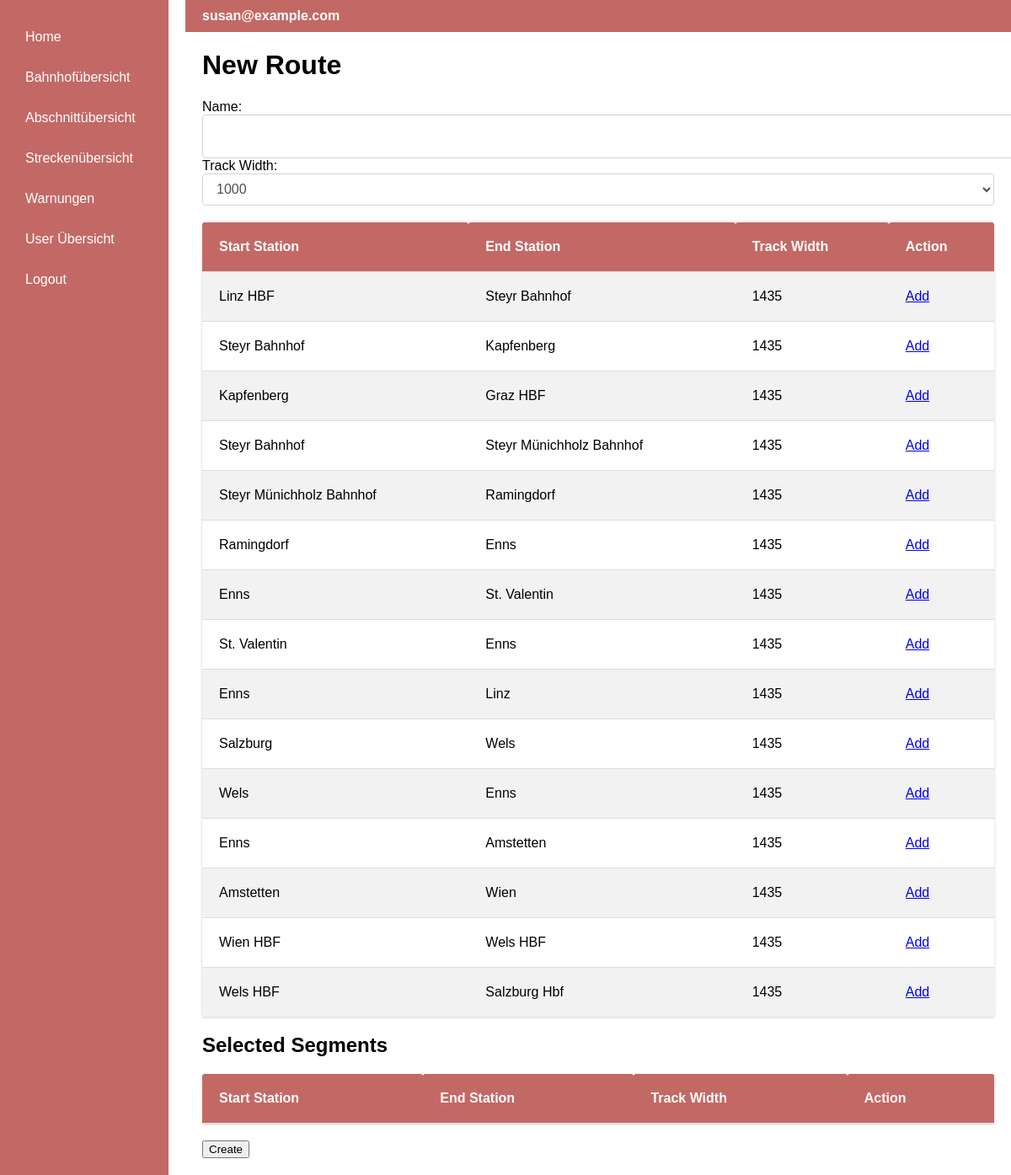
The app's page /routeNew (signed in) with its own data.
### app/models.py (models this page shows, shortened)
class User(UserMixin, db.Model):
    id: so.Mapped[int] = so.mapped_column(primary_key=True)
    username: so.Mapped[str] = so.mapped_column(sa.String(64), index=True,
                                                unique=True)
    email: so.Mapped[str] = so.mapped_column(sa.String(120), index=True,
                                             unique=True)
    password_hash: so.Mapped[Optional[str]] = so.mapped_column(sa.String(256))
    isAdmin = db.Column(db.Boolean, default=False)
    address_id = db.Column(db.Integer, db.ForeignKey('address.id', name='fk_user_address_id'))
    address = db.relationship('Address', backref='user', uselist=False)

class Segment(db.Model):
    id = db.Column(db.Integer, primary_key=True, autoincrement=True)
    startStation = db.Column(db.Integer, db.ForeignKey('station.id', name='fk_segment_start'))
    endStation = db.Column(db.Integer, db.ForeignKey('station.id', name='fk_segment_end'))
    trackWidth = db.Column(db.Integer)
    length = db.Column(db.Double)
    maxSpeed = db.Column(db.Integer)
    price = db.Column(db.Double)
    warnings = db.relationship("Warning")

class Station(db.Model):
    id = db.Column(db.Integer, primary_key=True, autoincrement=True)
    name = db.Column(db.String(140))
    address_id = db.Column(db.Integer, db.ForeignKey('address.id', name='fk_station_address_id'))
    address = db.relationship("Address")
    xcoord = db.Column(db.String(140))
    ycoord = db.Column(db.String(140))

### app/routes.py (the view, shortened to what this page needs)
@app.route('/routeNew', methods=['GET', 'POST'])
@app.route('/routeNew/<int:segment_id>', methods=['GET', 'POST'])
@login_required
def routeNew(segment_id=None):
    StartStation = aliased(Station)
    EndStation = aliased(Station)
    if 'selected_segments' not in session:
        session['selected_segments'] = []
    remove = request.args.get('remove', default=False, type=bool)
    if (request.method == 'GET'):
        if segment_id:
            if remove:
                session['selected_segments'].remove(segment_id)
                session.modified = True
            else:
                segment = Segment.query.get(segment_id)
                if segment:
                    session['selected_segments'].append(segment_id)
                    session.modified = True
    if session['selected_segments']:
        last_added_segment = Segment.query.get(session['selected_segments'][-1])
        segments = db.session.query(
            Segment,
            StartStation.name.label('start_station_name'),
            EndStation.name.label('end_station_name')
        ).join(
            StartStation, Segment.startStation == StartStation.id
        ).join(
            EndStation, Segment.endStation == EndStation.id
        ).filter(
            Segment.startStation == last_added_segment.endStation,
            Segment.trackWidth == last_added_segment.trackWidth
        ).all()
    else:
        segments = db.session.query(
            Segment,
            StartStation.name.label('start_station_name'),
            EndStation.name.label('end_station_name')
        ).join(
            StartStation, Segment.startStation == StartStation.id
        ).join(
            EndStation, Segment.endStation == EndStation.id
        ).all()
    new_route = Route()
    form = RouteForm(obj=new_route)
    selected_segments = [db.session.query(
        Segment,
        StartStation.name.label('start_station_name'),
        EndStation.name.label('end_station_name')
    ).join(
        StartStation, Segment.startStation == StartStation.id
    ).join(
        EndStation, Segment.endStation == EndStation.id
    ).filter(
        Segment.id == id
    ).first() for id in session['selected_segments']]
    return render_template('route_new.html', form=form, segments=segments, selected_segments=selected_segments)

### app/forms.py (shortened to what this page needs)
class RouteForm(FlaskForm):
    name = StringField('Route Name', validators=[DataRequired()])
    startStation = SelectField('Start Station', coerce=int, validators=[DataRequired()])
    endStation = SelectField('End Station', coerce=int, validators=[DataRequired()])
    trackWidth = SelectField('Track Width', choices=[('1000', '1000'), ('1435', '1435')], coerce=int)
    submit = SubmitField('Submit')
    def __init__(self, *args, **kwargs):
        super(RouteForm, self).__init__(*args, **kwargs)
        self.startStation.choices = [(station.id, station.name) for station in Station.query.all()]
        self.endStation.choices = [(station.id, station.name) for station in Station.query.all()]

### app/models.py (called while the page is built)
@login.user_loader
def load_user(id):
    return db.session.get(User, int(id))

### app/templates/route_new.html (shortened to what this page needs)
{% extends "base.html" %}
{% block content %}
    <h1>New Route</h1>
    <form method="POST">
        <label for="name">Name:</label>
        {{ form.name(class="form-control") }}
        <label for="trackWidth">Track Width:</label>
{{ form.trackWidth(class="form-control") }}
        <table class="table-station">
    <tr>
        <th>Start Station</th>
        <th>End Station</th>
        <th>Track Width</th>
        <th>Action</th>
    </tr>
    {% for segment, start_station_name, end_station_name in segments %}
        <tr>
            <td>{{ start_station_name }}</td>
            <td>{{ end_station_name }}</td>
            <td>{{ segment.trackWidth }}</td>
            <td><a href="{{ url_for('routeNew', segment_id=segment.id) }}">Add</a></td>
        </tr>
    {% endfor %}
</table>
        <h2>Selected Segments</h2>
        <table class="table-station">
    <tr>
        <th>Start Station</th>
        <th>End Station</th>
        <th>Track Width</th>
        <th>Action</th>
    </tr>
</table>
        <input type="submit" value="Create">
    </form>
{% endblock %}

### app/templates/base.html (shortened to what this page needs)
<!DOCTYPE html>
<html lang="en">
<head>
</head>
<body>
<div class="container">
    <div class="sidebar">
        <a href="{{ url_for('index') }}">Home</a>
        {% if current_user.is_anonymous %}
            <a href="{{ url_for('login') }}">Login</a>
        {% else %}
            <a href="{{ url_for('trainstation') }}">Bahnhofübersicht</a>
            <a href="{{ url_for('segments') }}">Abschnittübersicht</a>
            <a href="{{ url_for('routes_overview') }}">Streckenübersicht</a>
            <a href="{{ url_for('warnings') }}">Warnungen</a>
            {% if current_user.is_authenticated and current_user.isAdmin %}
                <a href="{{ url_for('user') }}">User Übersicht</a>
            {% endif %}
            <a href="{{ url_for('logout') }}">Logout</a>
        {% endif %}
    </div>
    <div class="content">
        <div class="topbar">
            <span class="email">{{ current_user.email if not current_user.is_anonymous else 'Guest' }}</span>
        </div>
        {% block content %}{% endblock %}
    </div>
</div>
</body>
</html>

### app/templates/base.html (style rules this page uses)
body, html { margin: 0; padding: 0; font-family: Arial, sans-serif; width: 100%; height: 100%; overflow-x: hidden; overflow-y: auto; }
.container { display: flex; height: 100vh; width: 100%; }
.sidebar { background-color: rgb(195, 105, 101); color: white; width: 200px; padding: 20px; display: flex; flex-direction: column; box-sizing: border-box; }
.sidebar a { text-decoration: none; color: white; padding: 10px; margin: 5px 0; display: block; }
.content { flex-grow: 1; padding: 0 20px 20px 40px; overflow: auto }
.topbar { background-color: rgb(195, 105, 101); color: white; padding: 10px 20px; display: flex; align-items: center; justify-content: space-between; width: calc(100% + 40px); margin: 0 -20px 0 -20px; box-sizing: border-box; }
.email { font-weight: bold; padding-right: 20px; }
.table-station { overflow-y: hidden; width: 100%; border-collapse: separate; border-spacing: 0; margin: 20px 0; box-shadow: 0 1px 3px rgba(0, 0, 0, 0.2); }
.table-station th, .table-station td { padding: 20px; text-align: left; border-bottom: 1px solid #ddd; }
.table-station th { background-color: rgb(195, 105, 101); color: white; border-radius: 3px 3px 0 0; }
.table-station tr:last-child td { border-bottom: none; }
.table-station tr:nth-child(even) { background-color: #f2f2f2; }
.form-control { display: block; width: 100%; height: calc(1.5em + .75rem + 2px); padding: .375rem .75rem; font-size: 1rem; font-weight: 400; line-height: 1.5; color: #495057; background-color: #fff; background-clip: padding-box; border: 1px solid #ced4da; border-radius: .25rem; transition: border-color .15s ease-in-out, box-shadow .15s ease-in-out; }

### records on screen
User: email "susan@example.com"
Segment: name "Linz HBF", name "Steyr Bahnhof", trackWidth "1435"
Segment: name "Steyr Bahnhof", name "Kapfenberg", trackWidth "1435"
Segment: name "Kapfenberg", name "Graz HBF", trackWidth "1435"
Segment: name "Steyr Bahnhof", name "Steyr Münichholz Bahnhof", trackWidth "1435"
Segment: name "Steyr Münichholz Bahnhof", name "Ramingdorf", trackWidth "1435"
Segment: name "Ramingdorf", name "Enns", trackWidth "1435"
Segment: name "Enns", name "St. Valentin", trackWidth "1435"
Segment: name "St. Valentin", name "Enns", trackWidth "1435"
Segment: name "Enns", name "Linz", trackWidth "1435"
Segment: name "Salzburg", name "Wels", trackWidth "1435"
Segment: name "Wels", name "Enns", trackWidth "1435"
Segment: name "Enns", name "Amstetten", trackWidth "1435"
Segment: name "Amstetten", name "Wien", trackWidth "1435"
Segment: name "Wien HBF", name "Wels HBF", trackWidth "1435"
Segment: name "Wels HBF", name "Salzburg Hbf", trackWidth "1435"
